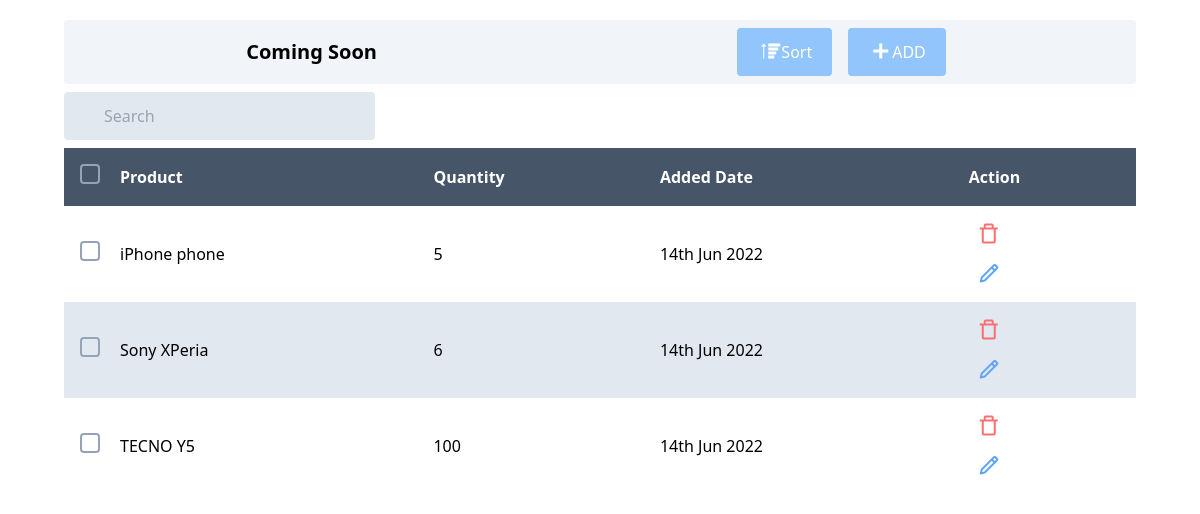
/index.php/products/inventory, run on the app's committed database.
### tables this page shows
CREATE TABLE `stk_inventory` (
  `inventory_id` int NOT NULL AUTO_INCREMENT,
  `quantity` int NOT NULL,
  `productId` int NOT NULL,
  `added_date` timestamp NULL DEFAULT CURRENT_TIMESTAMP ON UPDATE CURRENT_TIMESTAMP,
  PRIMARY KEY (`inventory_id`),
  KEY `productId` (`productId`),
  CONSTRAINT `stk_inventory_ibfk_1` FOREIGN KEY (`productId`) REFERENCES `products` (`productId`)
);

CREATE TABLE `products` (
  `productId` int NOT NULL AUTO_INCREMENT,
  `product_Name` varchar(100) NOT NULL,
  `brand` varchar(100) NOT NULL,
  `supplier_phone` varchar(15) DEFAULT NULL,
  `supplier` varchar(10) NOT NULL,
  `added_date` timestamp NULL DEFAULT CURRENT_TIMESTAMP ON UPDATE CURRENT_TIMESTAMP,
  PRIMARY KEY (`productId`)
);

### application/controllers/Products.php (called while the page is built, shortened)
<?php
Class Products extends CI_Controller {
    public function __construct(){
        $this->load->model("Product_Model");
        $this->load->model("Inventory_Model");
        $this->load->helper("url");
    }
    public function inventory(){
        $productsInstance = new Inventory_Model;
        $products = $productsInstance->get_products();
        $this->load->view('inventory', array("products"=>$products, "title"=>"Inventory"));
    }
}

### index.php (called while the page is built, shortened)
<?php
require_once BASEPATH.'core/CodeIgniter.php';

### application/models/Inventory_Model.php (called while the page is built, shortened)
<?php
Class Inventory_Model extends CI_Model {
    public function get_products(){
        $search = "";
        $products = $this->db->select("p.productId, p.product_Name, i.quantity, i.added_date")
            ->like("product_Name", $search, "both")
            ->from("stk_inventory i")
            ->join("products p", "p.productId = i.productId")
            ->get()
            ->result();
        return $products;
    }
}

### application/views/inventory.php (the view, shortened to what this page needs)
<!DOCTYPE html>
<html lang="en">
<head>
    <link href='https://unpkg.com/boxicons@2.1.2/css/boxicons.min.css' rel='stylesheet'>
    <script src="https://cdn.tailwindcss.com"></script>
</head>
<body>
    <div class="main px-[4em]">
        <div class="titleDIV flex flex-row items-center justify-around gap-1 m-auto mt-5 bg-slate-100 p-2 rounded">
            <h3 class="text-xl font-bold">Coming Soon</h3>
            <div class="filters flex flex-row items-center">
                <a href="<?php echo base_url('products') . "?sort=ASC" ?>" style="text-decoration: none;">
                    <div class="Filter px-5 py-2 bg-blue-300 text-white mx-2 rounded flex flex-row items-center justify-center" style="justify-content: center;">
                        <i class='bx bx-sort-up text-2xl font-bold'></i>
                        <span>Sort</span>
                    </div>
                </a>
                <a href="<?php echo base_url('products/add_inventory') ?>" style="text-decoration: none;">
                    <div class="Filter px-5 py-2 bg-blue-300 text-white mx-2 rounded flex flex-row items-center justify-center" style="justify-content: center;"><i class='bx bx-plus text-2xl font-bold'></i> <span>ADD</span></div>
                </a>
            </div>
        </div>
        <form action="<?php echo base_url('products') ?>" method="get">
            <input type="search" placeholder="Search" name="search" class="px-10 py-3 bg-slate-200 rounded my-2" value="<?= isset($_GET['search']) ? $_GET['search'] : '' ?>">
        </form>
        <div class="Table m-auto">
            <table>
                <thead class="bg-slate-600 text-white">
                    <th class="p-2 pt-4 pb-4 w-12 pl-4"><input type="checkbox" class="h-5 w-5 appearance-none border-2 border-solid border-slate-400 p-2 checked:bg-slate-400  rounded" id=""></th>
                    <th class="p-2 pt-4 pb-4">Product</th>
                    <th class="p-2 pt-4 pb-4">Quantity</th>
                    <th class="p-2 pt-4 pb-4">Added Date</th>
                    <th class="p-2 pt-4 pb-4">Action</th>
                </thead>
                <tbody>
                    <?php
                    foreach ($products as $product) {
                    ?>
                        <tr>
                            <td class="p-2 w-12 pl-4"><input type="checkbox" class="h-5 w-5 appearance-none border-2 border-solid border-slate-400 p-2 rounded checked:bg-slate-400 "></td>
                            <td class="p-2"><?= $product->product_Name ?></td>
                            <td class="p-2"><?= $product->quantity ?></td>
                            <td class="p-2"><?php $date = date("dS M Y", strtotime($product->added_date)); echo $date; ?></td>
                            <td class="p-2">
                                <a href="<?php echo base_url('products/delete')."/".$product->productId ?>"><i class='bx bx-trash-alt text-red-400 text-2xl mr-1 p-1 h-10 w-10 flex justify-center items-center rounded-3xl hover:bg-slate-200'></i></a>
                                <a href="<?php echo base_url('products/edit')."/".$product->productId ?>"><i class='bx bx-pencil text-blue-400 text-2xl p-1 h-10 w-10 flex justify-center items-center rounded-3xl hover:bg-slate-200'></i></a>
                            </td>
                        </tr>
                    <?php } ?>
                </tbody>
            </table>
        </div>
    </div>
</body>
</html>

### application/views/inventory.php (style rules this page uses)
* { transition: .5s ease; }
.Table { width: 100%; }
.Table table { width: 100%; }
.Table table th, .Table table td { text-align: start; }
.Table table tr:nth-child(even) { @apply bg-slate-200; }

### data on the page
stk_inventory: productId.product_Name "iPhone phone", quantity "5", added_date "14th Jun 2022"
stk_inventory: productId.product_Name "Sony XPeria", quantity "6", added_date "14th Jun 2022"
stk_inventory: productId.product_Name "TECNO Y5", quantity "100", added_date "14th Jun 2022"
